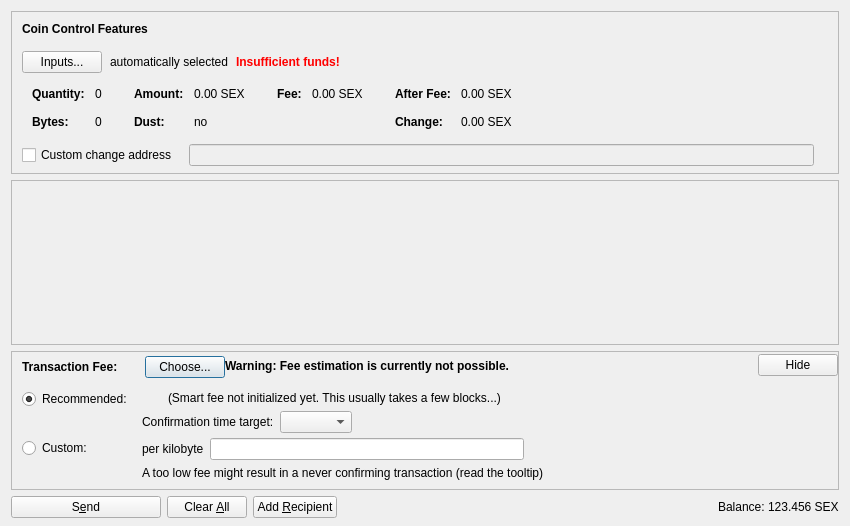
<?xml version="1.0" encoding="UTF-8"?>
<ui version="4.0">
 <class>SendCoinsDialog</class>
 <widget class="QDialog" name="SendCoinsDialog">
  <property name="geometry">
   <rect>
    <x>0</x>
    <y>0</y>
    <width>850</width>
    <height>526</height>
   </rect>
  </property>
  <property name="windowTitle">
   <string>Send Coins</string>
  </property>
  <layout class="QVBoxLayout" name="verticalLayout" stretch="0,1,0,0">
   <property name="bottomMargin">
    <number>8</number>
   </property>
   <item>
    <widget class="QFrame" name="frameCoinControl">
     <property name="sizePolicy">
      <sizepolicy hsizetype="Expanding" vsizetype="Expanding">
       <horstretch>0</horstretch>
       <verstretch>0</verstretch>
      </sizepolicy>
     </property>
     <property name="maximumSize">
      <size>
       <width>16777215</width>
       <height>16777215</height>
      </size>
     </property>
     <property name="frameShape">
      <enum>QFrame::StyledPanel</enum>
     </property>
     <property name="frameShadow">
      <enum>QFrame::Sunken</enum>
     </property>
     <layout class="QVBoxLayout" name="verticalLayoutCoinControl2">
      <property name="spacing">
       <number>0</number>
      </property>
      <property name="leftMargin">
       <number>0</number>
      </property>
      <property name="topMargin">
       <number>0</number>
      </property>
      <property name="rightMargin">
       <number>0</number>
      </property>
      <property name="bottomMargin">
       <number>6</number>
      </property>
      <item>
       <layout class="QVBoxLayout" name="verticalLayoutCoinControl" stretch="0,0,0,0,1">
        <property name="spacing">
         <number>0</number>
        </property>
        <property name="leftMargin">
         <number>10</number>
        </property>
        <property name="topMargin">
         <number>10</number>
        </property>
        <item>
         <layout class="QHBoxLayout" name="horizontalLayoutCoinControl1">
          <property name="bottomMargin">
           <number>15</number>
          </property>
          <item>
           <widget class="QLabel" name="labelCoinControlFeatures">
            <property name="sizePolicy">
             <sizepolicy hsizetype="Preferred" vsizetype="Maximum">
              <horstretch>0</horstretch>
              <verstretch>0</verstretch>
             </sizepolicy>
            </property>
            <property name="font">
             <font>
              <weight>75</weight>
              <bold>true</bold>
             </font>
            </property>
            <property name="styleSheet">
             <string notr="true">font-weight:bold;</string>
            </property>
            <property name="text">
             <string>Coin Control Features</string>
            </property>
           </widget>
          </item>
         </layout>
        </item>
        <item>
         <layout class="QHBoxLayout" name="horizontalLayoutCoinControl2" stretch="0,0,0,0">
          <property name="spacing">
           <number>8</number>
          </property>
          <property name="bottomMargin">
           <number>10</number>
          </property>
          <item>
           <widget class="QPushButton" name="pushButtonCoinControl">
            <property name="styleSheet">
             <string notr="true"/>
            </property>
            <property name="text">
             <string>Inputs...</string>
            </property>
            <property name="autoDefault">
             <bool>false</bool>
            </property>
           </widget>
          </item>
          <item>
           <widget class="QLabel" name="labelCoinControlAutomaticallySelected">
            <property name="text">
             <string>automatically selected</string>
            </property>
            <property name="margin">
             <number>5</number>
            </property>
           </widget>
          </item>
          <item>
           <widget class="QLabel" name="labelCoinControlInsuffFunds">
            <property name="font">
             <font>
              <weight>75</weight>
              <bold>true</bold>
             </font>
            </property>
            <property name="styleSheet">
             <string notr="true">color:red;font-weight:bold;</string>
            </property>
            <property name="text">
             <string>Insufficient funds!</string>
            </property>
            <property name="margin">
             <number>5</number>
            </property>
           </widget>
          </item>
          <item>
           <spacer name="horizontalSpacerCoinControl">
            <property name="orientation">
             <enum>Qt::Horizontal</enum>
            </property>
            <property name="sizeHint" stdset="0">
             <size>
              <width>40</width>
              <height>1</height>
             </size>
            </property>
           </spacer>
          </item>
         </layout>
        </item>
        <item>
         <widget class="QWidget" name="widgetCoinControl" native="true">
          <property name="sizePolicy">
           <sizepolicy hsizetype="Preferred" vsizetype="Preferred">
            <horstretch>0</horstretch>
            <verstretch>0</verstretch>
           </sizepolicy>
          </property>
          <property name="minimumSize">
           <size>
            <width>0</width>
            <height>0</height>
           </size>
          </property>
          <property name="styleSheet">
           <string notr="true"/>
          </property>
          <layout class="QHBoxLayout" name="horizontalLayoutCoinControl5">
           <property name="leftMargin">
            <number>0</number>
           </property>
           <property name="topMargin">
            <number>0</number>
           </property>
           <property name="rightMargin">
            <number>0</number>
           </property>
           <property name="bottomMargin">
            <number>0</number>
           </property>
           <item>
            <layout class="QHBoxLayout" name="horizontalLayoutCoinControl3" stretch="0,0,0,1">
             <property name="spacing">
              <number>20</number>
             </property>
             <property name="topMargin">
              <number>0</number>
             </property>
             <property name="bottomMargin">
              <number>10</number>
             </property>
             <item>
              <layout class="QFormLayout" name="formLayoutCoinControl1">
               <property name="horizontalSpacing">
                <number>10</number>
               </property>
               <property name="verticalSpacing">
                <number>14</number>
               </property>
               <property name="leftMargin">
                <number>10</number>
               </property>
               <property name="topMargin">
                <number>4</number>
               </property>
               <property name="rightMargin">
                <number>6</number>
               </property>
               <item row="0" column="0">
                <widget class="QLabel" name="labelCoinControlQuantityText">
                 <property name="font">
                  <font>
                   <weight>75</weight>
                   <bold>true</bold>
                  </font>
                 </property>
                 <property name="text">
                  <string>Quantity:</string>
                 </property>
                 <property name="margin">
                  <number>0</number>
                 </property>
                </widget>
               </item>
               <item row="0" column="1">
                <widget class="QLabel" name="labelCoinControlQuantity">
                 <property name="cursor">
                  <cursorShape>IBeamCursor</cursorShape>
                 </property>
                 <property name="contextMenuPolicy">
                  <enum>Qt::ActionsContextMenu</enum>
                 </property>
                 <property name="text">
                  <string notr="true">0</string>
                 </property>
                 <property name="margin">
                  <number>0</number>
                 </property>
                 <property name="textInteractionFlags">
                  <set>Qt::LinksAccessibleByMouse|Qt::TextSelectableByKeyboard|Qt::TextSelectableByMouse</set>
                 </property>
                </widget>
               </item>
               <item row="1" column="0">
                <widget class="QLabel" name="labelCoinControlBytesText">
                 <property name="font">
                  <font>
                   <weight>75</weight>
                   <bold>true</bold>
                  </font>
                 </property>
                 <property name="text">
                  <string>Bytes:</string>
                 </property>
                </widget>
               </item>
               <item row="1" column="1">
                <widget class="QLabel" name="labelCoinControlBytes">
                 <property name="cursor">
                  <cursorShape>IBeamCursor</cursorShape>
                 </property>
                 <property name="contextMenuPolicy">
                  <enum>Qt::ActionsContextMenu</enum>
                 </property>
                 <property name="text">
                  <string notr="true">0</string>
                 </property>
                 <property name="textInteractionFlags">
                  <set>Qt::LinksAccessibleByMouse|Qt::TextSelectableByKeyboard|Qt::TextSelectableByMouse</set>
                 </property>
                </widget>
               </item>
              </layout>
             </item>
             <item>
              <layout class="QFormLayout" name="formLayoutCoinControl2">
               <property name="horizontalSpacing">
                <number>10</number>
               </property>
               <property name="verticalSpacing">
                <number>14</number>
               </property>
               <property name="leftMargin">
                <number>6</number>
               </property>
               <property name="topMargin">
                <number>4</number>
               </property>
               <property name="rightMargin">
                <number>6</number>
               </property>
               <item row="0" column="0">
                <widget class="QLabel" name="labelCoinControlAmountText">
                 <property name="font">
                  <font>
                   <weight>75</weight>
                   <bold>true</bold>
                  </font>
                 </property>
                 <property name="text">
                  <string>Amount:</string>
                 </property>
                 <property name="margin">
                  <number>0</number>
                 </property>
                </widget>
               </item>
               <item row="0" column="1">
                <widget class="QLabel" name="labelCoinControlAmount">
                 <property name="cursor">
                  <cursorShape>IBeamCursor</cursorShape>
                 </property>
                 <property name="contextMenuPolicy">
                  <enum>Qt::ActionsContextMenu</enum>
                 </property>
                 <property name="text">
                  <string notr="true">0.00 SEX</string>
                 </property>
                 <property name="textInteractionFlags">
                  <set>Qt::LinksAccessibleByMouse|Qt::TextSelectableByKeyboard|Qt::TextSelectableByMouse</set>
                 </property>
                </widget>
               </item>
               <item row="1" column="0">
                <widget class="QLabel" name="labelCoinControlLowOutputText">
                 <property name="font">
                  <font>
                   <weight>75</weight>
                   <bold>true</bold>
                  </font>
                 </property>
                 <property name="text">
                  <string>Dust:</string>
                 </property>
                </widget>
               </item>
               <item row="1" column="1">
                <widget class="QLabel" name="labelCoinControlLowOutput">
                 <property name="cursor">
                  <cursorShape>IBeamCursor</cursorShape>
                 </property>
                 <property name="contextMenuPolicy">
                  <enum>Qt::ActionsContextMenu</enum>
                 </property>
                 <property name="text">
                  <string notr="true">no</string>
                 </property>
                 <property name="textInteractionFlags">
                  <set>Qt::LinksAccessibleByMouse|Qt::TextSelectableByKeyboard|Qt::TextSelectableByMouse</set>
                 </property>
                </widget>
               </item>
              </layout>
             </item>
             <item>
              <layout class="QFormLayout" name="formLayoutCoinControl3">
               <property name="horizontalSpacing">
                <number>10</number>
               </property>
               <property name="verticalSpacing">
                <number>14</number>
               </property>
               <property name="leftMargin">
                <number>6</number>
               </property>
               <property name="topMargin">
                <number>4</number>
               </property>
               <property name="rightMargin">
                <number>6</number>
               </property>
               <item row="0" column="0">
                <widget class="QLabel" name="labelCoinControlFeeText">
                 <property name="font">
                  <font>
                   <weight>75</weight>
                   <bold>true</bold>
                  </font>
                 </property>
                 <property name="text">
                  <string>Fee:</string>
                 </property>
                 <property name="margin">
                  <number>0</number>
                 </property>
                </widget>
               </item>
               <item row="0" column="1">
                <widget class="QLabel" name="labelCoinControlFee">
                 <property name="cursor">
                  <cursorShape>IBeamCursor</cursorShape>
                 </property>
                 <property name="contextMenuPolicy">
                  <enum>Qt::ActionsContextMenu</enum>
                 </property>
                 <property name="text">
                  <string notr="true">0.00 SEX</string>
                 </property>
                 <property name="textInteractionFlags">
                  <set>Qt::LinksAccessibleByMouse|Qt::TextSelectableByKeyboard|Qt::TextSelectableByMouse</set>
                 </property>
                </widget>
               </item>
              </layout>
             </item>
             <item>
              <layout class="QFormLayout" name="formLayoutCoinControl4">
               <property name="horizontalSpacing">
                <number>10</number>
               </property>
               <property name="verticalSpacing">
                <number>14</number>
               </property>
               <property name="leftMargin">
                <number>6</number>
               </property>
               <property name="topMargin">
                <number>4</number>
               </property>
               <property name="rightMargin">
                <number>6</number>
               </property>
               <item row="0" column="0">
                <widget class="QLabel" name="labelCoinControlAfterFeeText">
                 <property name="font">
                  <font>
                   <weight>75</weight>
                   <bold>true</bold>
                  </font>
                 </property>
                 <property name="text">
                  <string>After Fee:</string>
                 </property>
                 <property name="margin">
                  <number>0</number>
                 </property>
                </widget>
               </item>
               <item row="0" column="1">
                <widget class="QLabel" name="labelCoinControlAfterFee">
                 <property name="cursor">
                  <cursorShape>IBeamCursor</cursorShape>
                 </property>
                 <property name="contextMenuPolicy">
                  <enum>Qt::ActionsContextMenu</enum>
                 </property>
                 <property name="text">
                  <string notr="true">0.00 SEX</string>
                 </property>
                 <property name="textInteractionFlags">
                  <set>Qt::LinksAccessibleByMouse|Qt::TextSelectableByKeyboard|Qt::TextSelectableByMouse</set>
                 </property>
                </widget>
               </item>
               <item row="1" column="0">
                <widget class="QLabel" name="labelCoinControlChangeText">
                 <property name="font">
                  <font>
                   <weight>75</weight>
                   <bold>true</bold>
                  </font>
                 </property>
                 <property name="text">
                  <string>Change:</string>
                 </property>
                </widget>
               </item>
               <item row="1" column="1">
                <widget class="QLabel" name="labelCoinControlChange">
                 <property name="cursor">
                  <cursorShape>IBeamCursor</cursorShape>
                 </property>
                 <property name="contextMenuPolicy">
                  <enum>Qt::ActionsContextMenu</enum>
                 </property>
                 <property name="text">
                  <string notr="true">0.00 SEX</string>
                 </property>
                 <property name="textInteractionFlags">
                  <set>Qt::LinksAccessibleByMouse|Qt::TextSelectableByKeyboard|Qt::TextSelectableByMouse</set>
                 </property>
                </widget>
               </item>
              </layout>
             </item>
            </layout>
           </item>
          </layout>
         </widget>
        </item>
        <item>
         <layout class="QHBoxLayout" name="horizontalLayoutCoinControl4" stretch="0,0,0">
          <property name="spacing">
           <number>12</number>
          </property>
          <property name="sizeConstraint">
           <enum>QLayout::SetDefaultConstraint</enum>
          </property>
          <property name="topMargin">
           <number>5</number>
          </property>
          <property name="rightMargin">
           <number>5</number>
          </property>
          <item>
           <widget class="QCheckBox" name="checkBoxCoinControlChange">
            <property name="toolTip">
             <string>If this is activated, but the change address is empty or invalid, change will be sent to a newly generated address.</string>
            </property>
            <property name="text">
             <string>Custom change address</string>
            </property>
           </widget>
          </item>
          <item>
           <widget class="QValidatedLineEdit" name="lineEditCoinControlChange">
            <property name="enabled">
             <bool>false</bool>
            </property>
            <property name="sizePolicy">
             <sizepolicy hsizetype="Expanding" vsizetype="Fixed">
              <horstretch>0</horstretch>
              <verstretch>0</verstretch>
             </sizepolicy>
            </property>
           </widget>
          </item>
          <item>
           <widget class="QLabel" name="labelCoinControlChangeLabel">
            <property name="sizePolicy">
             <sizepolicy hsizetype="Preferred" vsizetype="Expanding">
              <horstretch>0</horstretch>
              <verstretch>0</verstretch>
             </sizepolicy>
            </property>
            <property name="minimumSize">
             <size>
              <width>0</width>
              <height>0</height>
             </size>
            </property>
            <property name="text">
             <string/>
            </property>
            <property name="margin">
             <number>3</number>
            </property>
           </widget>
          </item>
         </layout>
        </item>
        <item>
         <spacer name="verticalSpacerCoinControl">
          <property name="orientation">
           <enum>Qt::Vertical</enum>
          </property>
          <property name="sizeHint" stdset="0">
           <size>
            <width>800</width>
            <height>1</height>
           </size>
          </property>
         </spacer>
        </item>
       </layout>
      </item>
     </layout>
    </widget>
   </item>
   <item>
    <widget class="QScrollArea" name="scrollArea">
     <property name="widgetResizable">
      <bool>true</bool>
     </property>
     <widget class="QWidget" name="scrollAreaWidgetContents">
      <property name="geometry">
       <rect>
        <x>0</x>
        <y>0</y>
        <width>830</width>
        <height>104</height>
       </rect>
      </property>
      <layout class="QVBoxLayout" name="verticalLayout_2" stretch="0,1">
       <property name="leftMargin">
        <number>0</number>
       </property>
       <property name="topMargin">
        <number>0</number>
       </property>
       <property name="rightMargin">
        <number>0</number>
       </property>
       <property name="bottomMargin">
        <number>0</number>
       </property>
       <item>
        <layout class="QVBoxLayout" name="entries">
         <property name="spacing">
          <number>6</number>
         </property>
        </layout>
       </item>
       <item>
        <spacer name="verticalSpacer">
         <property name="orientation">
          <enum>Qt::Vertical</enum>
         </property>
         <property name="sizeHint" stdset="0">
          <size>
           <width>20</width>
           <height>40</height>
          </size>
         </property>
        </spacer>
       </item>
      </layout>
     </widget>
    </widget>
   </item>
   <item>
    <widget class="QFrame" name="frameFee">
     <property name="sizePolicy">
      <sizepolicy hsizetype="Expanding" vsizetype="Expanding">
       <horstretch>0</horstretch>
       <verstretch>0</verstretch>
      </sizepolicy>
     </property>
     <property name="maximumSize">
      <size>
       <width>16777215</width>
       <height>16777215</height>
      </size>
     </property>
     <property name="frameShape">
      <enum>QFrame::StyledPanel</enum>
     </property>
     <property name="frameShadow">
      <enum>QFrame::Sunken</enum>
     </property>
     <layout class="QVBoxLayout" name="verticalLayoutFee1">
      <property name="spacing">
       <number>0</number>
      </property>
      <property name="leftMargin">
       <number>0</number>
      </property>
      <property name="topMargin">
       <number>0</number>
      </property>
      <property name="rightMargin">
       <number>0</number>
      </property>
      <property name="bottomMargin">
       <number>0</number>
      </property>
      <item>
       <layout class="QVBoxLayout" name="verticalLayoutFee2" stretch="0,0,0">
        <property name="spacing">
         <number>0</number>
        </property>
        <property name="leftMargin">
         <number>10</number>
        </property>
        <property name="topMargin">
         <number>0</number>
        </property>
        <item>
         <layout class="QHBoxLayout" name="horizontalLayoutFee1">
          <property name="bottomMargin">
           <number>0</number>
          </property>
          <item>
           <layout class="QVBoxLayout" name="verticalLayoutFee7">
            <property name="spacing">
             <number>0</number>
            </property>
            <item>
             <spacer name="verticalSpacerSmartFee">
              <property name="orientation">
               <enum>Qt::Vertical</enum>
              </property>
              <property name="sizeType">
               <enum>QSizePolicy::Fixed</enum>
              </property>
              <property name="sizeHint" stdset="0">
               <size>
                <width>1</width>
                <height>4</height>
               </size>
              </property>
             </spacer>
            </item>
            <item>
             <layout class="QHBoxLayout" name="horizontalLayoutSmartFee">
              <property name="spacing">
               <number>10</number>
              </property>
              <item>
               <widget class="QLabel" name="labelFeeHeadline">
                <property name="sizePolicy">
                 <sizepolicy hsizetype="Preferred" vsizetype="Maximum">
                  <horstretch>0</horstretch>
                  <verstretch>0</verstretch>
                 </sizepolicy>
                </property>
                <property name="font">
                 <font>
                  <weight>75</weight>
                  <bold>true</bold>
                 </font>
                </property>
                <property name="styleSheet">
                 <string notr="true">font-weight:bold;</string>
                </property>
                <property name="text">
                 <string>Transaction Fee:</string>
                </property>
               </widget>
              </item>
              <item>
               <widget class="QLabel" name="labelFeeMinimized">
                <property name="text">
                 <string/>
                </property>
               </widget>
              </item>
              <item>
               <widget class="QPushButton" name="buttonChooseFee">
                <property name="text">
                 <string>Choose...</string>
                </property>
               </widget>
              </item>
             </layout>
            </item>
            <item>
             <spacer name="verticalSpacer_5">
              <property name="orientation">
               <enum>Qt::Vertical</enum>
              </property>
              <property name="sizeHint" stdset="0">
               <size>
                <width>1</width>
                <height>1</height>
               </size>
              </property>
             </spacer>
            </item>
           </layout>
          </item>
          <item>
           <widget class="QLabel" name="fallbackFeeWarningLabel">
            <property name="toolTip">
             <string>Using the fallbackfee can result in sending a transaction that will take several hours or days (or never) to confirm. Consider choosing your fee manually or wait until you have validated the complete chain.</string>
            </property>
            <property name="font">
            <font>
                <weight>75</weight>
                <bold>true</bold>
            </font>
            </property>
            <property name="text">
             <string>Warning: Fee estimation is currently not possible.</string>
            </property>
            <property name="wordWrap">
             <bool>false</bool>
            </property>
           </widget>
          </item>
          <item>
           <spacer name="horizontalSpacer_4">
            <property name="orientation">
             <enum>Qt::Horizontal</enum>
            </property>
            <property name="sizeType">
             <enum>QSizePolicy::MinimumExpanding</enum>
            </property>
            <property name="sizeHint" stdset="0">
             <size>
              <width>40</width>
              <height>20</height>
             </size>
            </property>
           </spacer>
          </item>
          <item>
           <widget class="QPushButton" name="buttonMinimizeFee">
            <property name="toolTip">
             <string>collapse fee-settings</string>
            </property>
            <property name="text">
             <string>Hide</string>
            </property>
           </widget>
          </item>
         </layout>
        </item>
        <item>
         <widget class="QFrame" name="frameFeeSelection">
          <layout class="QVBoxLayout" name="verticalLayoutFee12">
           <property name="spacing">
            <number>0</number>
           </property>
           <property name="leftMargin">
            <number>0</number>
           </property>
           <property name="topMargin">
            <number>0</number>
           </property>
           <property name="rightMargin">
            <number>0</number>
           </property>
           <property name="bottomMargin">
            <number>0</number>
           </property>
           <item>
            <layout class="QGridLayout" name="gridLayoutFee">
             <property name="topMargin">
              <number>10</number>
             </property>
             <property name="bottomMargin">
              <number>4</number>
             </property>
             <property name="horizontalSpacing">
              <number>10</number>
             </property>
             <property name="verticalSpacing">
              <number>4</number>
             </property>
             <item row="1" column="1">
              <layout class="QVBoxLayout" name="verticalLayoutFee8">
               <property name="spacing">
                <number>6</number>
               </property>
               <item>
                <layout class="QHBoxLayout" name="horizontalLayoutFee13">
                 <item>
                  <widget class="QLabel" name="labelCustomPerKilobyte">
                   <property name="toolTip">
                    <string>Specify a custom fee per kB (1,000 bytes) of the transaction's virtual size.

Note:  Since the fee is calculated on a per-byte basis, a fee of "100 satoshis per kB" for a transaction size of 500 bytes (half of 1 kB) would ultimately yield a fee of only 50 satoshis.</string>
                   </property>
                   <property name="text">
                    <string>per kilobyte</string>
                   </property>
                  </widget>
                 </item>
                 <item>
                  <widget class="BitcoinAmountField" name="customFee"/>
                 </item>
                 <item>
                  <spacer name="horizontalSpacer_6">
                   <property name="orientation">
                    <enum>Qt::Horizontal</enum>
                   </property>
                   <property name="sizeHint" stdset="0">
                    <size>
                     <width>1</width>
                     <height>1</height>
                    </size>
                   </property>
                  </spacer>
                 </item>
                </layout>
               </item>
               <item>
                <layout class="QHBoxLayout" name="horizontalLayoutFee8">
                 <item>
                  <widget class="QLabel" name="labelCustomFeeWarning">
                   <property name="enabled">
                    <bool>true</bool>
                   </property>
                   <property name="toolTip">
                    <string>When there is less transaction volume than space in the blocks, miners as well as relaying nodes may enforce a minimum fee. Paying only this minimum fee is just fine, but be aware that this can result in a never confirming transaction once there is more demand for fueltippedtrancecoin transactions than the network can process.</string>
                   </property>
                   <property name="text">
                    <string>A too low fee might result in a never confirming transaction (read the tooltip)</string>
                   </property>
                  </widget>
                 </item>
                 <item>
                  <spacer name="horizontalSpacer_2">
                   <property name="orientation">
                    <enum>Qt::Horizontal</enum>
                   </property>
                   <property name="sizeHint" stdset="0">
                    <size>
                     <width>1</width>
                     <height>1</height>
                    </size>
                   </property>
                  </spacer>
                 </item>
                </layout>
               </item>
              </layout>
             </item>
             <item row="0" column="0">
              <layout class="QVBoxLayout" name="verticalLayoutFee4" stretch="0,1">
               <item>
                <widget class="QRadioButton" name="radioSmartFee">
                 <property name="text">
                  <string>Recommended:</string>
                 </property>
                 <property name="checked">
                  <bool>true</bool>
                 </property>
                 <attribute name="buttonGroup">
                  <string notr="true">groupFee</string>
                 </attribute>
                </widget>
               </item>
               <item>
                <spacer name="verticalSpacer_2">
                 <property name="orientation">
                  <enum>Qt::Vertical</enum>
                 </property>
                 <property name="sizeHint" stdset="0">
                  <size>
                   <width>1</width>
                   <height>1</height>
                  </size>
                 </property>
                </spacer>
               </item>
              </layout>
             </item>
             <item row="1" column="0">
              <layout class="QVBoxLayout" name="verticalLayoutFee9" stretch="0,1">
               <item>
                <widget class="QRadioButton" name="radioCustomFee">
                 <property name="text">
                  <string>Custom:</string>
                 </property>
                 <attribute name="buttonGroup">
                  <string notr="true">groupFee</string>
                 </attribute>
                </widget>
               </item>
               <item>
                <spacer name="verticalSpacer_6">
                 <property name="orientation">
                  <enum>Qt::Vertical</enum>
                 </property>
                 <property name="sizeHint" stdset="0">
                  <size>
                   <width>1</width>
                   <height>1</height>
                  </size>
                 </property>
                </spacer>
               </item>
              </layout>
             </item>
             <item row="0" column="1">
              <layout class="QVBoxLayout" name="verticalLayoutFee3" stretch="0,0,1">
               <property name="spacing">
                <number>6</number>
               </property>
               <property name="topMargin">
                <number>2</number>
               </property>
               <item>
                <layout class="QHBoxLayout" name="horizontalLayoutFee12">
                 <item>
                  <widget class="QLabel" name="labelSmartFee">
                   <property name="text">
                    <string/>
                   </property>
                  </widget>
                 </item>
                 <item>
                  <widget class="QLabel" name="labelFeeEstimation">
                   <property name="text">
                    <string/>
                   </property>
                  </widget>
                 </item>
                 <item>
                  <widget class="QLabel" name="labelSmartFee2">
                   <property name="text">
                    <string>(Smart fee not initialized yet. This usually takes a few blocks...)</string>
                   </property>
                  </widget>
                 </item>
                 <item>
                  <spacer name="horizontalSpacer_5">
                   <property name="orientation">
                    <enum>Qt::Horizontal</enum>
                   </property>
                   <property name="sizeHint" stdset="0">
                    <size>
                     <width>1</width>
                     <height>1</height>
                    </size>
                   </property>
                  </spacer>
                 </item>
                </layout>
               </item>
               <item>
                <layout class="QHBoxLayout" name="horizontalLayoutFee9">
                 <item>
                  <layout class="QVBoxLayout" name="verticalLayoutFee6">
                   <item>
                    <widget class="QLabel" name="labelSmartFee3">
                     <property name="text">
                      <string>Confirmation time target:</string>
                     </property>
                    </widget>
                   </item>
                  </layout>
                 </item>
                 <item>
                  <layout class="QVBoxLayout" name="verticalLayoutFee5">
                   <property name="rightMargin">
                    <number>30</number>
                   </property>
                   <item>
                    <layout class="QHBoxLayout" name="horizontalLayoutConfTarget">
                     <property name="bottomMargin">
                      <number>0</number>
                     </property>
                     <item>
                      <widget class="QComboBox" name="confTargetSelector"/>
                     </item>
                     <item>
                      <spacer name="horizontalSpacerConfTarget">
                       <property name="orientation">
                        <enum>Qt::Horizontal</enum>
                       </property>
                       <property name="sizeHint" stdset="0">
                        <size>
                         <width>40</width>
                         <height>20</height>
                        </size>
                       </property>
                      </spacer>
                     </item>
                    </layout>
                   </item>
                  </layout>
                 </item>
                </layout>
               </item>
               <item>
                <spacer name="verticalSpacer_4">
                 <property name="orientation">
                  <enum>Qt::Vertical</enum>
                 </property>
                 <property name="sizeHint" stdset="0">
                  <size>
                   <width>1</width>
                   <height>1</height>
                  </size>
                 </property>
                </spacer>
               </item>
              </layout>
             </item>
            </layout>
           </item>
          </layout>
         </widget>
        </item>
        <item>
         <spacer name="verticalSpacerFee">
          <property name="orientation">
           <enum>Qt::Vertical</enum>
          </property>
          <property name="sizeHint" stdset="0">
           <size>
            <width>40</width>
            <height>5</height>
           </size>
          </property>
         </spacer>
        </item>
       </layout>
      </item>
     </layout>
    </widget>
   </item>
   <item>
    <layout class="QHBoxLayout" name="horizontalLayout">
     <item>
      <widget class="QPushButton" name="sendButton">
       <property name="minimumSize">
        <size>
         <width>150</width>
         <height>0</height>
        </size>
       </property>
       <property name="toolTip">
        <string>Confirm the send action</string>
       </property>
       <property name="text">
        <string>S&amp;end</string>
       </property>
       <property name="icon">
        <iconset resource="../bitcoin.qrc">
         <normaloff>:/icons/send</normaloff>:/icons/send</iconset>
       </property>
       <property name="autoDefault">
        <bool>false</bool>
       </property>
       <property name="default">
        <bool>false</bool>
       </property>
      </widget>
     </item>
     <item>
      <widget class="QPushButton" name="clearButton">
       <property name="sizePolicy">
        <sizepolicy hsizetype="Minimum" vsizetype="Fixed">
         <horstretch>0</horstretch>
         <verstretch>0</verstretch>
        </sizepolicy>
       </property>
       <property name="toolTip">
        <string>Clear all fields of the form.</string>
       </property>
       <property name="text">
        <string>Clear &amp;All</string>
       </property>
       <property name="icon">
        <iconset resource="../bitcoin.qrc">
         <normaloff>:/icons/remove</normaloff>:/icons/remove</iconset>
       </property>
       <property name="autoDefault">
        <bool>false</bool>
       </property>
      </widget>
     </item>
     <item>
      <widget class="QPushButton" name="addButton">
       <property name="toolTip">
        <string>Send to multiple recipients at once</string>
       </property>
       <property name="text">
        <string>Add &amp;Recipient</string>
       </property>
       <property name="icon">
        <iconset resource="../bitcoin.qrc">
         <normaloff>:/icons/add</normaloff>:/icons/add</iconset>
       </property>
       <property name="autoDefault">
        <bool>false</bool>
       </property>
      </widget>
     </item>
     <item>
      <spacer name="horizontalSpacer">
       <property name="orientation">
        <enum>Qt::Horizontal</enum>
       </property>
       <property name="sizeHint" stdset="0">
        <size>
         <width>40</width>
         <height>20</height>
        </size>
       </property>
      </spacer>
     </item>
     <item>
      <layout class="QHBoxLayout" name="horizontalLayout_2">
       <property name="spacing">
        <number>3</number>
       </property>
       <item>
        <widget class="QLabel" name="label">
         <property name="sizePolicy">
          <sizepolicy hsizetype="Preferred" vsizetype="Fixed">
           <horstretch>0</horstretch>
           <verstretch>0</verstretch>
          </sizepolicy>
         </property>
         <property name="text">
          <string>Balance:</string>
         </property>
        </widget>
       </item>
       <item>
        <widget class="QLabel" name="labelBalance">
         <property name="sizePolicy">
          <sizepolicy hsizetype="Preferred" vsizetype="Fixed">
           <horstretch>0</horstretch>
           <verstretch>0</verstretch>
          </sizepolicy>
         </property>
         <property name="cursor">
          <cursorShape>IBeamCursor</cursorShape>
         </property>
         <property name="text">
          <string notr="true">123.456 SEX</string>
         </property>
         <property name="textInteractionFlags">
          <set>Qt::LinksAccessibleByMouse|Qt::TextSelectableByKeyboard|Qt::TextSelectableByMouse</set>
         </property>
        </widget>
       </item>
      </layout>
     </item>
    </layout>
   </item>
  </layout>
 </widget>
 <customwidgets>
  <customwidget>
   <class>QValidatedLineEdit</class>
   <extends>QLineEdit</extends>
   <header>qt/qvalidatedlineedit.h</header>
  </customwidget>
  <customwidget>
   <class>BitcoinAmountField</class>
   <extends>QLineEdit</extends>
   <header>qt/bitcoinamountfield.h</header>
   <container>1</container>
  </customwidget>
 </customwidgets>
 <resources>
  <include location="../bitcoin.qrc"/>
 </resources>
 <connections/>
 <buttongroups>
  <buttongroup name="groupFee"/>
 </buttongroups>
</ui>
